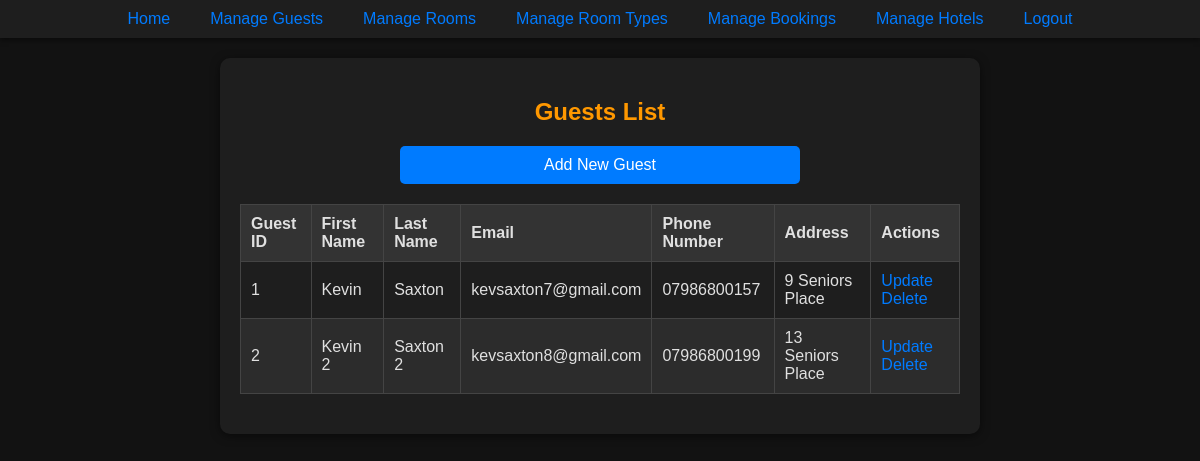
Screenshot of /php/viewGuests.php (signed in) with the database file from the repository.
### tables this page shows
CREATE TABLE "Guest" (
	"guestID"	INTEGER,
	"firstName"	VARCHAR(50) NOT NULL,
	"lastName"	VARCHAR(50) NOT NULL,
	"email"	VARCHAR(50) NOT NULL UNIQUE,
	"phoneNo"	VARCHAR(20) NOT NULL,
	"address"	VARCHAR(50),
	PRIMARY KEY("guestID" AUTOINCREMENT)
);

### php/viewGuests.php (the view, shortened to what this page needs)
<?php
include '../components/NavBar.php';
try {
    $stmt = $pdo->query('SELECT * FROM Guest');
    $guests = $stmt->fetchAll(PDO::FETCH_ASSOC);
} catch (PDOException $e) {
    echo 'Database error: ' . $e->getMessage();
    exit;
}
?>
<!DOCTYPE html>
<html lang="en">
<head>
    <link rel="stylesheet" href="../css/styles.css">
</head>
<body>
    <div class="form-container">
        <h2 class="center-text">Guests List</h2>
        <div class="center-text" style="margin-bottom: 20px;">
            <a href="createGuestPage.php" class="form-button half-width-button">Add New Guest</a>
        </div>
        <table>
            <thead>
                <tr>
                    <th>Guest ID</th>
                    <th>First Name</th>
                    <th>Last Name</th>
                    <th>Email</th>
                    <th>Phone Number</th>
                    <th>Address</th>
                    <th>Actions</th>
                </tr>
            </thead>
            <tbody>
                <?php foreach ($guests as $guest): ?>
                    <tr>
                        <td><?= htmlspecialchars($guest['guestID']) ?></td>
                        <td><?= htmlspecialchars($guest['firstName']) ?></td>
                        <td><?= htmlspecialchars($guest['lastName']) ?></td>
                        <td><?= htmlspecialchars($guest['email']) ?></td>
                        <td><?= htmlspecialchars($guest['phoneNo']) ?></td>
                        <td><?= htmlspecialchars($guest['address']) ?></td>
                        <td>
                            <a href="updateGuestPage.php?guestID=<?= $guest['guestID'] ?>">Update</a>
                            <a href="deleteGuest.php?guestID=<?= $guest['guestID'] ?>" onclick="return confirm('Are you sure you want to delete this guest?')">Delete</a>
                        </td>
                    </tr>
                <?php endforeach; ?>
            </tbody>
        </table>
    </div>
</body>
</html>

### css/styles.css (style rules this page uses)
body { background-color: #121212; color: #e0e0e0; font-family: Arial, sans-serif; margin: 0; padding: 0; }
.center-text { text-align: center; }
.form-container { background-color: #1e1e1e; padding: 20px; margin: 20px auto; border-radius: 10px; width: 60%; box-shadow: 0 2px 10px rgba(0, 0, 0, 0.5); }
h2 { text-align: center; color: #ff9800; margin-bottom: 20px; }
button, .form-button { background-color: #007bff; color: #ffffff; border: none; padding: 10px 20px; border-radius: 5px; cursor: pointer; transition: background-color 0.3s, transform 0.2s; display: block; margin: 20px auto 0 auto; width: 50%; }
table { width: 100%; border-collapse: collapse; margin: 20px 0; }
thead { background-color: #333333; color: #e0e0e0; }
td, th { padding: 10px; text-align: left; border: 1px solid #444444; }
tr:nth-child(even) { background-color: #2c2c2c; }
a { color: #007bff; text-decoration: none; }

### rows the page displays
guest: guestID "1", firstName "Kevin", lastName "Saxton", email "kevsaxton7@gmail.com", phoneNo "07986800157", address "9 Seniors Place"
guest: guestID "2", firstName "Kevin 2", lastName "Saxton 2", email "kevsaxton8@gmail.com", phoneNo "07986800199", address "13 Seniors Place"
